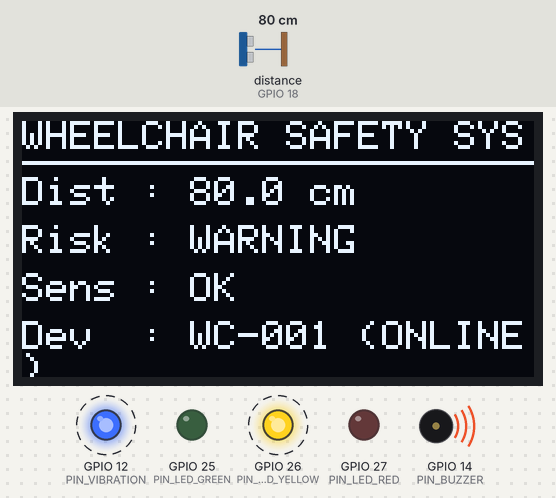
Recording of a sketch running on a simulated ESP32. Parts: 128×64 one-colour display, output pins drawn as LEDs (lit = HIGH), buzzer (waves = sounding, pin HIGH). Wiring (from diagram.json): ultrasonic range finder: trigger GPIO 5; echo GPIO 18. Dashed ring = blinking. The inputs (shaded band) are chosen by the test bench; at power-on: distance to the obstacle (sensor on GPIO 18) 80 cm. WiFi joins after 1.5 s; servers stay silent unless stated; uploads are accepted with an empty reply; web services answer with replies made up by the test bench; pins used as bus, display or sensor lines are not drawn; what the sketch prints to the serial monitor is not drawn.

Above: at 2.1 s.
2.2 s: distance to the obstacle (sensor on GPIO 18) set to 250 cm
At 4.1 s:
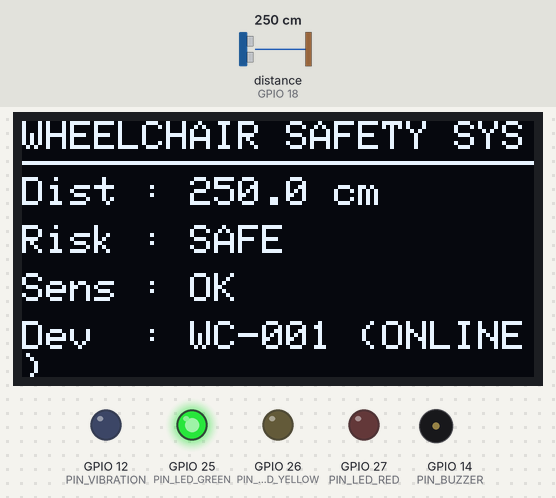
4.4 s: distance to the obstacle (sensor on GPIO 18) set to 153 cm
At 5.3 s:
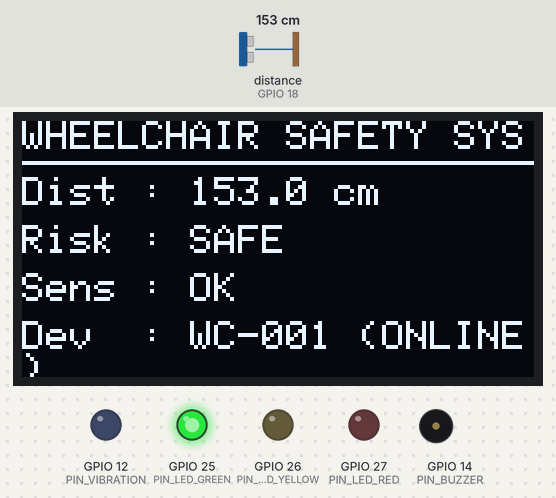
6.4 s: distance to the obstacle (sensor on GPIO 18) set to 146 cm
At 7.7 s:
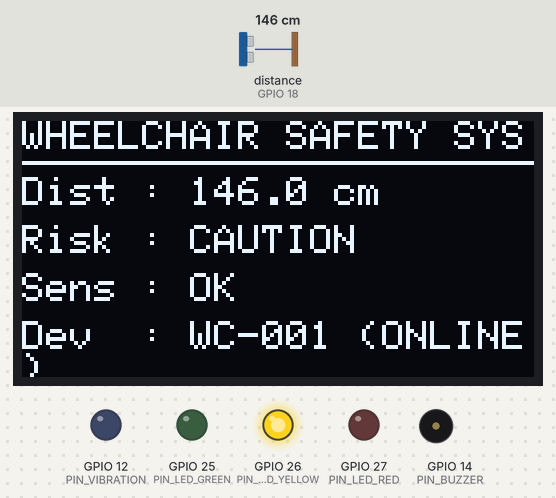
9.4 s: distance to the obstacle (sensor on GPIO 18) set to 106 cm
At 11.1 s:
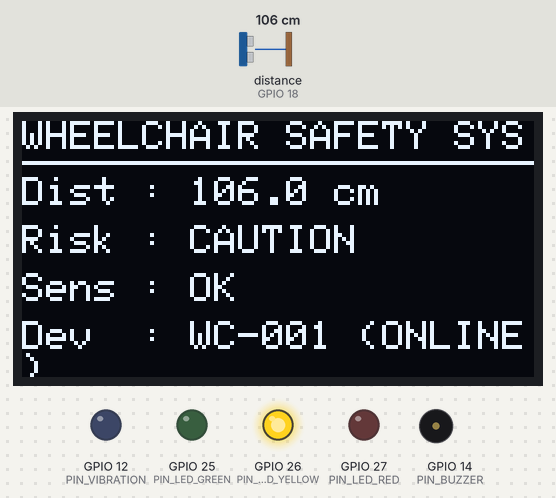
11.5 s: distance to the obstacle (sensor on GPIO 18) set to 97 cm
At 12.83 s:
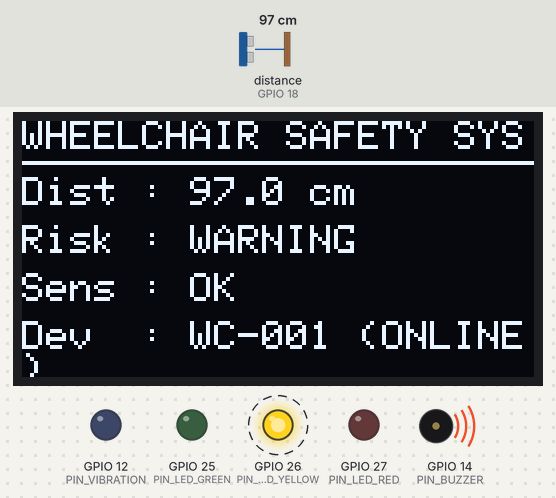
14.0 s: distance to the obstacle (sensor on GPIO 18) set to 2 cm
At 14.79 s:
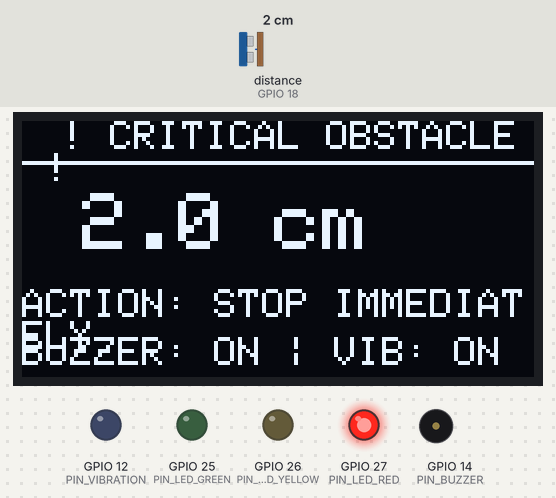
Timing chart, 0 to 17.5 s (numbered marks = the images above; inputs shaded):
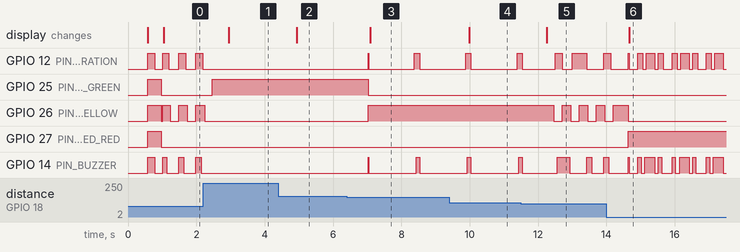

Measured:
- the behaviour switches between 151 and 150 cm on distance to the obstacle (sensor on GPIO 18) (found by bisection; images 2 and 3)
- the behaviour switches between 101 and 100 cm on distance to the obstacle (sensor on GPIO 18) (found by bisection; images 4 and 5)
- after the input at 2.2 s, GPIO 12 (PIN_VIBRATION), GPIO 14 (PIN_BUZZER): stops changing and stays LOW; GPIO 25 (PIN_LED_GREEN): LOW → HIGH after 0.27 s; GPIO 26 (PIN_LED_YELLOW): goes on until 2.2 s, then stays LOW; the display: changes after 0.75 s (image 1)
- after the input at 4.4 s, the display: changes after 0.53 s (image 2)
- after the input at 6.4 s, GPIO 12 (PIN_VIBRATION): LOW → HIGH after 0.63 s, → LOW 0.01 s later, → HIGH 1.3 s later, → LOW 0.15 s later; GPIO 25 (PIN_LED_GREEN): HIGH → LOW after 0.63 s
- after the input at 9.4 s, the display: changes after 0.59 s (image 4)
- after the input at 11.5 s, GPIO 26 (PIN_LED_YELLOW): alternates HIGH for 0.25 s and LOW for 0.25 s, starting after 0.96 s; the display: changes after 0.75 s (image 5)
- after the input at 14.0 s, GPIO 27 (PIN_LED_RED): LOW → HIGH after 0.64 s; the display: changes after 0.66 s (image 6)

The sketch:

sketch.ino
```cpp
/**
 * @file sketch.ino
 * @brief Wheelchair Obstacle Detection System - Main Firmware
 * @author Senior Embedded Systems & IoT Engineering Team
 *
 * Hardware Platform: ESP32 DevKit + HC-SR04 + OLED + Visual/Acoustic/Haptic Actuators
 *
 * Architecture Principle:
 *   Autonomous Local Safety Loop (100% active even if Network/Backend is Offline)
 *   Integrated IoT Telemetry Stream (JSON Lines over Serial & REST HTTP POST)
 */

#include "config.h"
#include "safety_manager.h"
#include "actuator_manager.h"
#include "communication_manager.h"
#include "sensor_manager.h"

// System Module Instances
SensorManager sensorMgr;
SafetyManager safetyMgr;
ActuatorManager actuatorMgr;
CommunicationManager commMgr;

// Non-blocking loop timing state
unsigned long lastSensorReadTime = 0;
unsigned long lastTelemetryTime = 0;
unsigned long lastHeartbeatTime = 0;
RiskLevel previousRiskLevel = RISK_SAFE;
float currentFilteredDist = 200.0f;

void setup() {
  // 1. Initialize Serial Communication for structured debug & data streaming
  Serial.begin(115200);
  delay(500);

  Serial.println(F("\n=================================================="));
  Serial.println(F("     WHEELCHAIR OBSTACLE DETECTION SYSTEM         "));
  Serial.println(F("   Real-Time Ultrasonic Safety Firmware v1.0.0    "));
  Serial.print(F("   Device Identifier: "));
  Serial.println(DEVICE_ID);
  Serial.println(F("=================================================="));

  // 2. Initialize Hardware Subsystems
  Serial.println(F("DEBUG:Initializing HC-SR04 ultrasonic sensor..."));
  sensorMgr.begin();

  Serial.println(F("DEBUG:Initializing multi-modal alert actuators & OLED..."));
  actuatorMgr.begin();

  // 3. Run Hardware Self-Test (LEDs, Buzzer, Vibration)
  Serial.println(F("DEBUG:Running hardware self-test..."));
  actuatorMgr.runSelfTest();

  // 4. Initialize Network Subsystem (Non-blocking background connection)
  commMgr.begin();

  Serial.println(
      F("DEBUG:System initialization complete. Entering safety loop.\n"));
}

void loop() {
  unsigned long now = millis();

  // -------------------------------------------------------------
  // 1. PERIODIC SENSOR SAMPLING & FILTERING (Every 100ms)
  // -------------------------------------------------------------
  if (now - lastSensorReadTime >= SENSOR_READ_INTERVAL_MS) {
    lastSensorReadTime = now;

    // Read distance through circular-buffer noise filter
    currentFilteredDist = sensorMgr.getFilteredDistance();

    // Evaluate risk level with hysteresis dampening
    RiskLevel currentRisk = safetyMgr.calculateRisk(currentFilteredDist);

    // If a risk transition occurs (e.g. SAFE -> CRITICAL), trigger immediate telemetry
    if (currentRisk != previousRiskLevel) {
      commMgr.printSerialData(
          currentFilteredDist, currentRisk, sensorMgr.getStatusString(),
          actuatorMgr.getBuzzerActive(), actuatorMgr.getVibrationActive(),
          actuatorMgr.getActiveLed(currentRisk));

      // Immediate priority transmission to backend
      commMgr.sendTelemetry(
          currentFilteredDist, currentRisk, sensorMgr.getStatusString(),
          actuatorMgr.getBuzzerActive(), actuatorMgr.getVibrationActive(),
          actuatorMgr.getActiveLed(currentRisk));

      previousRiskLevel = currentRisk;
    }

    // Send sensor data to ThingSpeak
    int riskValue = 0;
    int ledStatus = 0;
    bool buzzerActive = false;
    bool vibrationActive = false;

    switch (currentRisk) {
    case RISK_SAFE:
      riskValue = 0;
      ledStatus = 1;
      buzzerActive = false;
      vibrationActive = false;
      break;

    case RISK_CAUTION:
      riskValue = 1;
      ledStatus = 2;
      buzzerActive = true;
      vibrationActive = true;
      break;

    case RISK_WARNING:
      riskValue = 2;
      ledStatus = 3;
      buzzerActive = true;
      vibrationActive = true;
      break;

    case RISK_CRITICAL:
      riskValue = 3;
      ledStatus = 4;
      buzzerActive = true;
      vibrationActive = true;
      break;

    default:
      riskValue = 0;
      ledStatus = 0;
      buzzerActive = false;
      vibrationActive = false;
      break;
    }

    if (currentFilteredDist >= 0) {
      commMgr.sendToThingSpeak(currentFilteredDist, riskValue,
                               buzzerActive, vibrationActive, ledStatus);
    }
  }

  // -------------------------------------------------------------
  // 2. LOCAL SAFETY ACTUATION LOOP (Continuous, Non-Blocking)
  // -------------------------------------------------------------
  RiskLevel activeRisk = safetyMgr.getCurrentRisk();
  actuatorMgr.update(activeRisk, currentFilteredDist,
                     sensorMgr.getStatusString(), now);

  // -------------------------------------------------------------
  // 3. BACKGROUND NETWORK CONNECTIVITY CHECK
  // -------------------------------------------------------------
  commMgr.checkConnection(now);

  // -------------------------------------------------------------
  // 4. PERIODIC TELEMETRY STREAMING (Every 500ms)
  // -------------------------------------------------------------
  if (now - lastTelemetryTime >= TELEMETRY_SEND_INTERVAL_MS) {
    lastTelemetryTime = now;

    // Stream structured JSON over Serial
    commMgr.printSerialData(
        currentFilteredDist, activeRisk, sensorMgr.getStatusString(),
        actuatorMgr.getBuzzerActive(), actuatorMgr.getVibrationActive(),
        actuatorMgr.getActiveLed(activeRisk));

    // Send HTTP POST telemetry to backend
    commMgr.sendTelemetry(
        currentFilteredDist, activeRisk, sensorMgr.getStatusString(),
        actuatorMgr.getBuzzerActive(), actuatorMgr.getVibrationActive(),
        actuatorMgr.getActiveLed(activeRisk));
  }

  // Brief yield for ESP32 FreeRTOS watchdog & network stack
  yield();
}
```

actuator_manager.h
```cpp
/**
 * @file actuator_manager.h
 * @brief Non-blocking Multi-Modal Warnings (LEDs, Buzzer, Vibration Motor, OLED)
 */

#ifndef ACTUATOR_MANAGER_H
#define ACTUATOR_MANAGER_H

#include <Arduino.h>
#include "config.h"
#include "safety_manager.h"
#include <Adafruit_GFX.h>
#include <Adafruit_SSD1306.h>
#include <Wire.h>

class ActuatorManager {
private:
  Adafruit_SSD1306 display;
  bool oledAvailable;

  // Non-blocking timing trackers
  unsigned long lastBuzzerToggle;
  unsigned long lastVibrationToggle;
  unsigned long lastYellowBlink;
  unsigned long lastOledRefresh;

  bool buzzerState;
  bool vibrationState;
  bool yellowBlinkState;

public:
  ActuatorManager()
      : display(SCREEN_WIDTH, SCREEN_HEIGHT, &Wire, OLED_RESET),
        oledAvailable(false), lastBuzzerToggle(0), lastVibrationToggle(0),
        lastYellowBlink(0), lastOledRefresh(0), buzzerState(false),
        vibrationState(false), yellowBlinkState(false) {}

  void begin() {
    pinMode(PIN_LED_GREEN, OUTPUT);
    pinMode(PIN_LED_YELLOW, OUTPUT);
    pinMode(PIN_LED_RED, OUTPUT);
    pinMode(PIN_BUZZER, OUTPUT);
    pinMode(PIN_VIBRATION, OUTPUT);

    // Initial state: all OFF
    silenceAll();

    // Initialize I2C OLED
    Wire.begin(PIN_I2C_SDA, PIN_I2C_SCL);
    if (display.begin(SSD1306_SWITCHCAPVCC, SCREEN_ADDRESS)) {
      oledAvailable = true;
      display.clearDisplay();
      display.setTextSize(1);
      display.setTextColor(SSD1306_WHITE);
      display.setCursor(0, 0);
      display.println(F("WHEELCHAIR SAFETY"));
      display.println(F("Firmware v1.0.0"));
      display.println(F("Self-Test in progress..."));
      display.display();
    }
  }

  void silenceAll() {
    digitalWrite(PIN_LED_GREEN, LOW);
    digitalWrite(PIN_LED_YELLOW, LOW);
    digitalWrite(PIN_LED_RED, LOW);
    digitalWrite(PIN_BUZZER, LOW);
    digitalWrite(PIN_VIBRATION, LOW);
    buzzerState = false;
    vibrationState = false;
  }

  /**
   * @brief Executes startup self-test verifying all LEDs, buzzer and vibration motor.
   */
  void runSelfTest() {
    // Stage 1: All LEDs ON
    digitalWrite(PIN_LED_GREEN, HIGH);
    digitalWrite(PIN_LED_YELLOW, HIGH);
    digitalWrite(PIN_LED_RED, HIGH);
    digitalWrite(PIN_BUZZER, HIGH);
    digitalWrite(PIN_VIBRATION, HIGH);
    delay(200);

    // Stage 2: Silence buzzer & vibration, keep LEDs
    digitalWrite(PIN_BUZZER, LOW);
    digitalWrite(PIN_VIBRATION, LOW);
    delay(200);

    silenceAll();
  }

  /**
   * @brief Non-blocking actuator refresh loop driven by current safety risk level
   */
  void update(RiskLevel risk, float distanceCm, const char *sensorStatus,
              unsigned long now) {
    switch (risk) {
    case RISK_SAFE:
      digitalWrite(PIN_LED_GREEN, HIGH);
      digitalWrite(PIN_LED_YELLOW, LOW);
      digitalWrite(PIN_LED_RED, LOW);
      digitalWrite(PIN_BUZZER, LOW);
      digitalWrite(PIN_VIBRATION, LOW);
      buzzerState = false;
      vibrationState = false;
      break;

    case RISK_CAUTION:
      // Yellow LED solid ON
      digitalWrite(PIN_LED_GREEN, LOW);
      digitalWrite(PIN_LED_YELLOW, HIGH);
      digitalWrite(PIN_LED_RED, LOW);

      // Buzzer: 100ms chirp every 1500ms
      if (buzzerState && (now - lastBuzzerToggle >= 100)) {
        digitalWrite(PIN_BUZZER, LOW);
        buzzerState = false;
        lastBuzzerToggle = now;
      } else if (!buzzerState && (now - lastBuzzerToggle >= 1400)) {
        digitalWrite(PIN_BUZZER, HIGH);
        buzzerState = true;
        lastBuzzerToggle = now;
      }

      // Vibration: 150ms gentle pulse every 1500ms
      if (vibrationState && (now - lastVibrationToggle >= 150)) {
        digitalWrite(PIN_VIBRATION, LOW);
        vibrationState = false;
        lastVibrationToggle = now;
      } else if (!vibrationState && (now - lastVibrationToggle >= 1350)) {
        digitalWrite(PIN_VIBRATION, HIGH);
        vibrationState = true;
        lastVibrationToggle = now;
      }
      break;

    case RISK_WARNING:
      // Yellow LED flashing at 250ms interval
      if (now - lastYellowBlink >= 250) {
        yellowBlinkState = !yellowBlinkState;
        digitalWrite(PIN_LED_YELLOW, yellowBlinkState ? HIGH : LOW);
        lastYellowBlink = now;
      }
      digitalWrite(PIN_LED_GREEN, LOW);
      digitalWrite(PIN_LED_RED, LOW);

      // Buzzer: 150ms tone every 500ms
      if (buzzerState && (now - lastBuzzerToggle >= 150)) {
        digitalWrite(PIN_BUZZER, LOW);
        buzzerState = false;
        lastBuzzerToggle = now;
      } else if (!buzzerState && (now - lastBuzzerToggle >= 350)) {
        digitalWrite(PIN_BUZZER, HIGH);
        buzzerState = true;
        lastBuzzerToggle = now;
      }

      // Vibration: 200ms pulse every 500ms
      if (vibrationState && (now - lastVibrationToggle >= 200)) {
        digitalWrite(PIN_VIBRATION, LOW);
        vibrationState = false;
        lastVibrationToggle = now;
      } else if (!vibrationState && (now - lastVibrationToggle >= 300)) {
        digitalWrite(PIN_VIBRATION, HIGH);
        vibrationState = true;
        lastVibrationToggle = now;
      }
      break;

    case RISK_CRITICAL:
      // Red LED solid ON
      digitalWrite(PIN_LED_GREEN, LOW);
      digitalWrite(PIN_LED_YELLOW, LOW);
      digitalWrite(PIN_LED_RED, HIGH);

      // Buzzer: Rapid emergency alarm (100ms ON / 100ms OFF)
      if (now - lastBuzzerToggle >= 100) {
        buzzerState = !buzzerState;
        digitalWrite(PIN_BUZZER, buzzerState ? HIGH : LOW);
        lastBuzzerToggle = now;
      }

      // Vibration: Rapid haptic alert (150ms ON / 100ms OFF)
      if (vibrationState && (now - lastVibrationToggle >= 150)) {
        digitalWrite(PIN_VIBRATION, LOW);
        vibrationState = false;
        lastVibrationToggle = now;
      } else if (!vibrationState && (now - lastVibrationToggle >= 100)) {
        digitalWrite(PIN_VIBRATION, HIGH);
        vibrationState = true;
        lastVibrationToggle = now;
      }
      break;

    case RISK_UNKNOWN:
    default:
      // Sensor Error: Flash Red & Yellow alternating
      digitalWrite(PIN_LED_GREEN, LOW);
      if (now - lastYellowBlink >= 300) {
        yellowBlinkState = !yellowBlinkState;
        digitalWrite(PIN_LED_YELLOW, yellowBlinkState ? HIGH : LOW);
        digitalWrite(PIN_LED_RED, yellowBlinkState ? LOW : HIGH);
        lastYellowBlink = now;
      }
      digitalWrite(PIN_BUZZER, LOW);
      digitalWrite(PIN_VIBRATION, LOW);
      break;
    }

    // Refresh OLED if interval elapsed
    if (oledAvailable && (now - lastOledRefresh >= OLED_REFRESH_INTERVAL_MS)) {
      renderOled(risk, distanceCm, sensorStatus);
      lastOledRefresh = now;
    }
  }

  void renderOled(RiskLevel risk, float distanceCm, const char *sensorStatus) {
    display.clearDisplay();
    display.setTextColor(SSD1306_WHITE);

    if (risk == RISK_CRITICAL) {
      display.setTextSize(1);
      display.setCursor(10, 0);
      display.println(F("! CRITICAL OBSTACLE !"));
      display.drawLine(0, 10, 128, 10, SSD1306_WHITE);

      display.setTextSize(2);
      display.setCursor(15, 18);
      display.print(distanceCm, 1);
      display.print(F(" cm"));

      display.setTextSize(1);
      display.setCursor(0, 42);
      display.println(F("ACTION: STOP IMMEDIATELY"));
      display.setCursor(0, 54);
      display.print(F("BUZZER: ON | VIB: ON"));
    } else {
      display.setTextSize(1);
      display.setCursor(0, 0);
      display.println(F("WHEELCHAIR SAFETY SYS"));
      display.drawLine(0, 10, 128, 10, SSD1306_WHITE);

      display.setCursor(0, 14);
      display.print(F("Dist : "));
      if (distanceCm >= 0) {
        display.print(distanceCm, 1);
        display.println(F(" cm"));
      } else {
        display.println(F("---"));
      }

      display.setCursor(0, 26);
      display.print(F("Risk : "));
      display.println(SafetyManager::riskToString(risk));

      display.setCursor(0, 38);
      display.print(F("Sens : "));
      display.println(sensorStatus);

      display.setCursor(0, 50);
      display.print(F("Dev  : "));
      display.print(DEVICE_ID);
      display.print(F(" (ONLINE)"));
    }

    display.display();
  }

  bool getBuzzerActive() const { return buzzerState; }
  bool getVibrationActive() const { return vibrationState; }
  const char *getActiveLed(RiskLevel risk) const {
    switch (risk) {
    case RISK_SAFE:
      return "GREEN";
    case RISK_CAUTION:
      return "YELLOW";
    case RISK_WARNING:
      return "YELLOW_BLINKING";
    case RISK_CRITICAL:
      return "RED";
    default:
      return "OFF";
    }
  }
};

#endif // ACTUATOR_MANAGER_H
```

safety_manager.h
```cpp
/**
 * @file safety_manager.h
 * @brief Safety Risk Classification & Hysteresis Engine
 */

#ifndef SAFETY_MANAGER_H
#define SAFETY_MANAGER_H

#include <Arduino.h>
#include "config.h"

enum RiskLevel {
  RISK_SAFE,
  RISK_CAUTION,
  RISK_WARNING,
  RISK_CRITICAL,
  RISK_UNKNOWN
};

class SafetyManager {
private:
  float safeThreshold;
  float cautionThreshold;
  float warningThreshold;
  float criticalThreshold;
  float hysteresis;
  RiskLevel currentRisk;

public:
  SafetyManager() :
    safeThreshold(DEFAULT_SAFE_DISTANCE_CM),
    cautionThreshold(DEFAULT_CAUTION_DISTANCE_CM),
    warningThreshold(DEFAULT_WARNING_DISTANCE_CM),
    criticalThreshold(DEFAULT_CRITICAL_DISTANCE_CM),
    hysteresis(DEFAULT_HYSTERESIS_CM),
    currentRisk(RISK_SAFE) {}

  void updateThresholds(float safe, float caution, float warning, float critical, float hyst) {
    if (safe >= caution && caution > warning && warning > critical && critical > 0) {
      safeThreshold = safe;
      cautionThreshold = caution;
      warningThreshold = warning;
      criticalThreshold = critical;
      hysteresis = hyst;
    }
  }

  /**
   * @brief Evaluates distance against thresholds with hysteresis damping
   * Prevents rapid chatter when oscillating near boundary thresholds.
   */
  RiskLevel calculateRisk(float distanceCm) {
    if (distanceCm < 0) {
      currentRisk = RISK_UNKNOWN;
      return RISK_UNKNOWN;
    }

    // Evaluate risk with state-dependent hysteresis margins
    switch (currentRisk) {
      case RISK_CRITICAL:
        // Transition up from CRITICAL only if distance increases beyond critical + hysteresis
        if (distanceCm > (criticalThreshold + hysteresis)) {
          if (distanceCm > cautionThreshold) {
            currentRisk = RISK_SAFE;
          } else if (distanceCm > warningThreshold) {
            currentRisk = RISK_CAUTION;
          } else {
            currentRisk = RISK_WARNING;
          }
        }
        break;

      case RISK_WARNING:
        if (distanceCm <= criticalThreshold) {
          currentRisk = RISK_CRITICAL;
        } else if (distanceCm > (warningThreshold + hysteresis)) {
          if (distanceCm > cautionThreshold) {
            currentRisk = RISK_SAFE;
          } else {
            currentRisk = RISK_CAUTION;
          }
        }
        break;

      case RISK_CAUTION:
        if (distanceCm <= criticalThreshold) {
          currentRisk = RISK_CRITICAL;
        } else if (distanceCm <= warningThreshold) {
          currentRisk = RISK_WARNING;
        } else if (distanceCm > (cautionThreshold + hysteresis)) {
          currentRisk = RISK_SAFE;
        }
        break;

      case RISK_SAFE:
      default:
        if (distanceCm <= criticalThreshold) {
          currentRisk = RISK_CRITICAL;
        } else if (distanceCm <= warningThreshold) {
          currentRisk = RISK_WARNING;
        } else if (distanceCm <= cautionThreshold) {
          currentRisk = RISK_CAUTION;
        } else {
          currentRisk = RISK_SAFE;
        }
        break;
    }

    return currentRisk;
  }

  RiskLevel getCurrentRisk() const {
    return currentRisk;
  }

  static const char* riskToString(RiskLevel risk) {
    switch (risk) {
      case RISK_SAFE:     return "SAFE";
      case RISK_CAUTION:  return "CAUTION";
      case RISK_WARNING:  return "WARNING";
      case RISK_CRITICAL: return "CRITICAL";
      default:            return "UNKNOWN";
    }
  }

  float getSafeThreshold() const { return safeThreshold; }
  float getCautionThreshold() const { return cautionThreshold; }
  float getWarningThreshold() const { return warningThreshold; }
  float getCriticalThreshold() const { return criticalThreshold; }
  float getHysteresis() const { return hysteresis; }
};

#endif // SAFETY_MANAGER_H
```

Source omitted: communication_manager.h (6986 bytes), sensor_manager.h (3712 bytes), config.h (3573 bytes)
